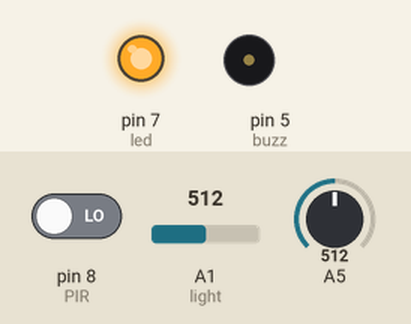
This sketch was run on a simulated Arduino Uno, built with avr-gcc and run on an emulated ATmega328P. On the bench: output pins drawn as LEDs (lit = HIGH), buzzer (waves = sounding). Inputs (shaded band) come from the test bench; at power-on: pin 8 (PIR) LOW, A1 (light) = 512, A5 = 512.

Above: at 1.2 s.
1.3 s: pin 8 (PIR) driven HIGH
At 2.1 s:
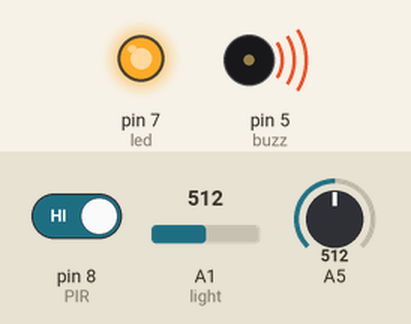
4.3 s: A1 (light) set to 487
At 4.7 s:
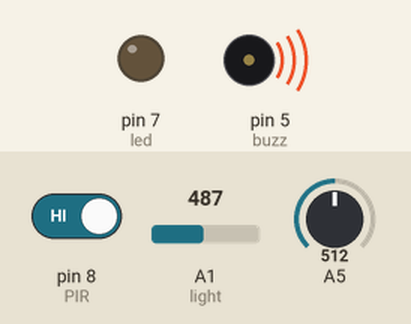
7.3 s: A1 (light) set to 510
At 8.1 s:
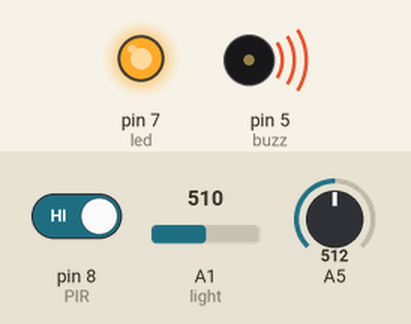
10.3 s: A1 (light) set to 490
At 11.1 s:
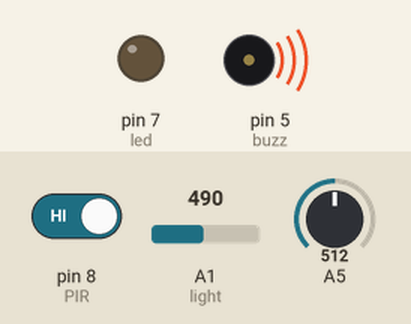
Timing chart, 0 to 13.3 s (numbered marks = the images above; inputs shaded):
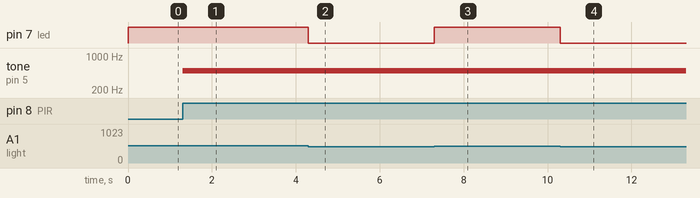

Measured:
- the behaviour switches between 500 and 499 on A1 (light) (found by bisection; images 1 and 2)
- after the input at 1.3 s, tone on pin 5 (buzz): silent → 500 Hz at once
- after the input at 4.3 s, pin 7 (led): HIGH → LOW at once
- after the input at 7.3 s, pin 7 (led): LOW → HIGH at once
- after the input at 10.3 s, pin 7 (led): HIGH → LOW at once

The sketch:

SmartHome.ino
```cpp
const int led=7;
const int fan=11;
const int PIR=8;
const int buzz=5;

void setup()
{
  pinMode(led,OUTPUT);
  pinMode(PIR,INPUT);
  pinMode(buzz,OUTPUT);
}

void light(){
  int light=analogRead(A1);
  if(light<500){
  digitalWrite(led, LOW);
  }else{
  digitalWrite(led, HIGH);
  }
}
void fanFunction(){
  int temperature=analogRead(A5);
  int volt=temperature*5.0/1023.0;
  int range=(volt-0.5)*100;
  if(range>25){
    digitalWrite(fan,HIGH);
  }else{
    digitalWrite(fan,LOW);
  }
}

void motionDetector(){
  int state=digitalRead(PIR);
  if(state==HIGH){
    tone(buzz,500,1000);
    delay(1000);
  }else{
    noTone(buzz);
  }
}

void loop()
{
  light();
  fanFunction();
  motionDetector();
}
```
